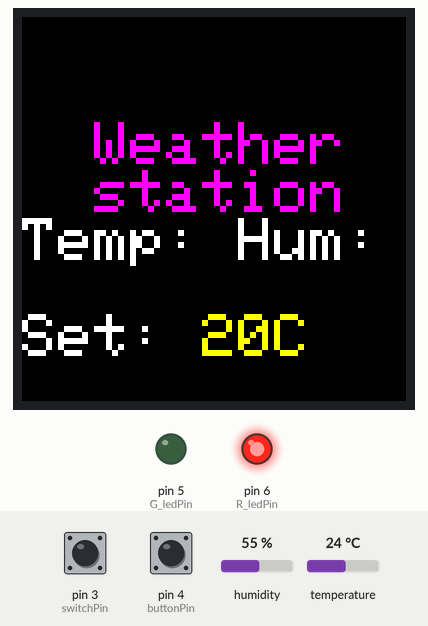
Bench run of a sketch on a simulated Arduino Uno, built with avr-gcc and run on an emulated ATmega328P. On the bench: 128×128 colour display, output pins drawn as LEDs (lit = HIGH). Wiring (inferred from the names in the program): DHT11 sensor: data pin 2. The inputs (shaded band) are chosen by the test bench; at power-on: humidity 55 %, temperature 24 °C, pin 3 (switchPin) LOW, pin 4 (buttonPin) LOW.

Above: at 4.3 s.
4.4 s: humidity set to 22 %
At 5.9 s:
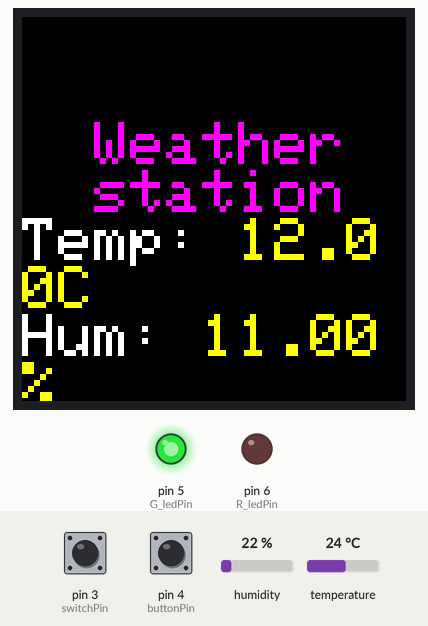
6.2 s: temperature set to 12 °C
At 7.1 s:
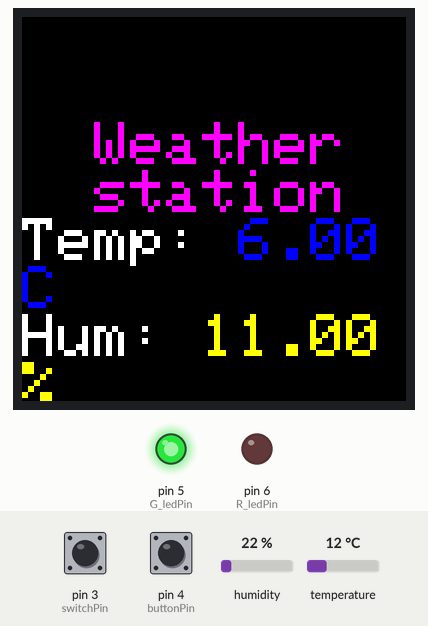
8.3 s: humidity set to 88 %
At 9.4 s:
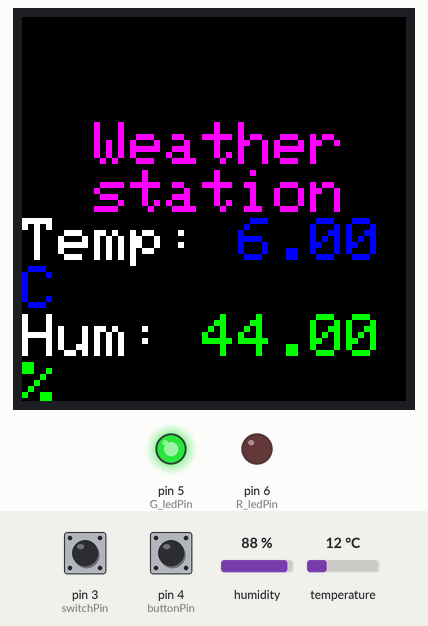
10.3 s: temperature set to 28 °C
At 11.7 s:
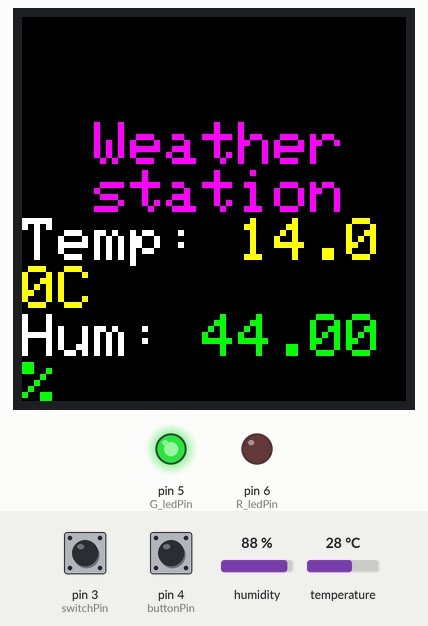
12.4 s: humidity set to 19 %
At 14.0 s:
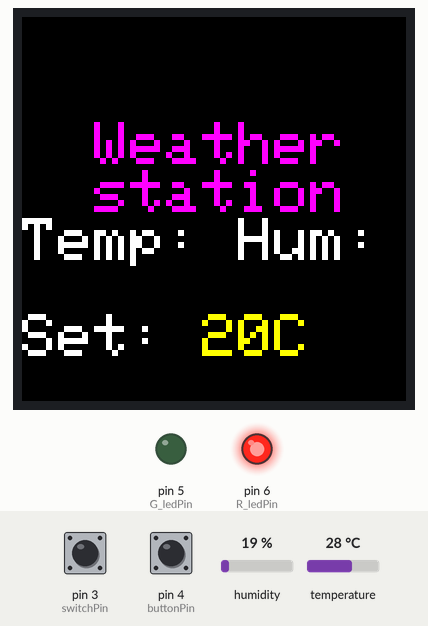
14.4 s: pin 3 (switchPin) pulled HIGH for 3.2 s
At 18.3 s:
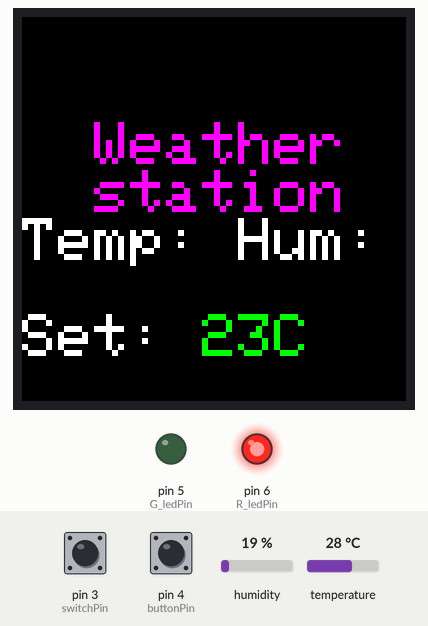
Timing chart, 0 to 19.8 s (numbered marks = the images above; inputs shaded):
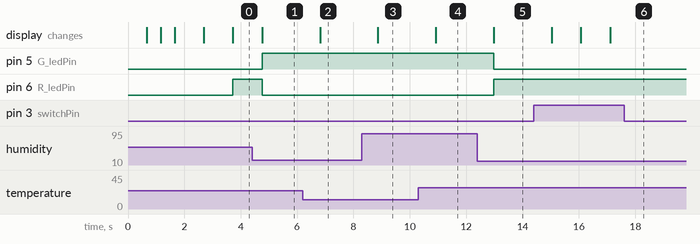

Measured:
- after the input at 4.4 s, pin 5 (G_ledPin): LOW → HIGH after 0.36 s; pin 6 (R_ledPin): HIGH → LOW after 0.36 s; the display: changes after 0.36 s (image 1)
- after the input at 6.2 s, the display: changes after 0.61 s (image 2)
- after the input at 8.3 s, the display: changes after 0.57 s (image 3)
- after the input at 10.3 s, the display: changes after 0.62 s (image 4)
- after the input at 12.4 s, pin 5 (G_ledPin): HIGH → LOW after 0.57 s; pin 6 (R_ledPin): LOW → HIGH after 0.57 s; the display: changes after 0.57 s (image 5)
- after the input at 14.4 s, the display: first changes after 0.64 s (image 6 shows a later state)

The sketch:

weather_station.ino
```cpp
#include <libraries/DHT.h>
#include <DHT_U.h>

#include <SPI.h>
#include <libraries/Adafruit_GFX.h>
#include <libraries/TFT_ILI9163C.h>
// Color definitions
#define  BLACK   0x0000
#define BLUE    0x001F
#define RED     0xF800
#define GREEN   0x07E0
#define CYAN    0x07FF
#define MAGENTA 0xF81F
#define YELLOW  0xFFE0
#define WHITE   0xFFFF


#define DHTPIN 2
#define DHTTYPE DHT11
DHT dht(DHTPIN, DHTTYPE);

#define __CS 10
#define __DC 9
#define __RES 8

TFT_ILI9163C tft = TFT_ILI9163C(__CS, __DC, __RES);
int switchPin = 3;
int buttonPin = 4;
int G_ledPin = 5;
int R_ledPin = 6;
int DefTemp = 20;
long previousMillis = 0;

void setup(void) {
  pinMode(G_ledPin, OUTPUT);
  pinMode(R_ledPin, OUTPUT);
  tft.begin();
  tft.setRotation(2);
  tft.fillScreen(BLACK);

  tft.setCursor(0, 35);
  tft.setTextColor(WHITE);
  tft.setTextSize(2);
  tft.print("Test"), delay(500), tft.print("."), delay(500), tft.print("."), delay(500), tft.println("."), delay(1000);

  int testTemperature;
  testTemperature = dht.readTemperature();
  if (isnan(testTemperature)) {
    tft.setTextColor(RED);
    tft.print("Checksum error");
    return;
  } else {
    tft.setTextColor(GREEN);
    tft.print("OK");
    return;
  }
  delay(2000);
  tft.clearScreen();
}

int lasthum = 0;
int lasttemp = 0;
int lastDefTemp = 20;
void loop() {
  delay(1000);
  //  DHT.read(DHT11_PIN);
  float humidity = dht.readHumidity(); //Измеряем влажность
  float temperature = dht.readTemperature(); //Измеряем температуру
  if ((lasthum != humidity) || (lasttemp != temperature) || (lastDefTemp != DefTemp)) {
    tft.clearScreen();
    digitalWrite(G_ledPin, HIGH);
    lasthum = humidity;
    lasttemp = temperature;
    lastDefTemp = DefTemp;
  }
  if (digitalRead(switchPin) == HIGH)
  {
    if (millis() - previousMillis > 100)
    {
      previousMillis = millis();
      DefTemp++;
    }
  }
  if (digitalRead(buttonPin) == HIGH)
  {
    if (millis() - previousMillis > 100)
    {
      previousMillis = millis();
      DefTemp--;
    }
  }
  if (DefTemp >= temperature)
  {
    digitalWrite(G_ledPin, HIGH);
    digitalWrite(R_ledPin, LOW);
  }
  else
  {
    digitalWrite(G_ledPin, LOW);
    digitalWrite(R_ledPin, HIGH);
  }
  int chek;
  //  chek = DHT.read(DHT11_PIN);
  tft.setCursor(0, 35);
  tft.setTextSize(2);
  tft.setTextColor(MAGENTA);
  tft.println("  Weather   station");
  tft.setTextColor(WHITE);
  tft.print("Temp: ");
  if (temperature <= 0) {
    tft.setTextColor(WHITE), tft.print(temperature), tft.println("C");
  }
  if (temperature > 0 && temperature <= 10) {
    tft.setTextColor(BLUE), tft.print(temperature), tft.println("C");
  }
  if (temperature > 10 && temperature <= 20) {
    tft.setTextColor(YELLOW), tft.print(temperature), tft.println("C");
  }
  if (temperature > 20 && temperature <= 30) {
    tft.setTextColor(GREEN), tft.print(temperature), tft.println("C");
  }
  if (temperature > 30) {
    tft.setTextColor(RED), tft.print(temperature), tft.println("C");
  }
  tft.setTextColor(WHITE);
  tft.print("Hum: ");
  if (humidity > 0 && humidity <= 40) {
    tft.setTextColor(YELLOW), tft.print(humidity), tft.println("%");
  }
  if (humidity > 40 && humidity <= 60) {
    tft.setTextColor(GREEN), tft.print(humidity), tft.println("%");
  }
  if (humidity > 60 && humidity <= 100) {
    tft.setTextColor(RED), tft.print(humidity), tft.println("%");
  }
  tft.println();
  tft.setTextColor(WHITE);
  tft.print("Set: ");
  if (DefTemp <= 0) {
    tft.setTextColor(WHITE), tft.print(DefTemp), tft.println("C");
  }
  if (DefTemp > 0 && DefTemp <= 10) {
    tft.setTextColor(BLUE), tft.print(DefTemp), tft.println("C");
  }
  if (DefTemp > 10 && DefTemp <= 20) {
    tft.setTextColor(YELLOW), tft.print(DefTemp), tft.println("C");
  }
  if (DefTemp > 20 && DefTemp <= 30) {
    tft.setTextColor(GREEN), tft.print(DefTemp), tft.println("C");
  }
  if (DefTemp > 30) {
    tft.setTextColor(RED), tft.print(DefTemp), tft.println("C");
  }
}
```
